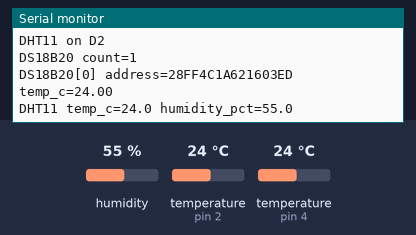
Recording of a sketch running on a simulated Arduino Uno, built with avr-gcc and run on an emulated ATmega328P. Shown: the last lines printed to the serial monitor. Inputs (shaded band) come from the test bench; at power-on: humidity 55 %, temperature (sensors on pin 4, pin 2) 24 °C.

Above: at 1.7 s.
1.8 s: humidity set to 22 %
At 5.2 s:
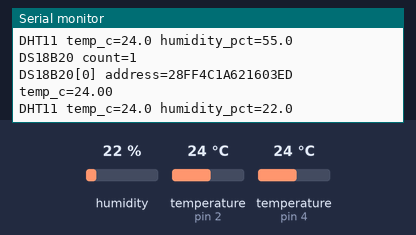
5.6 s: temperature (sensor on pin 4) set to 12 °C
At 7.4 s:
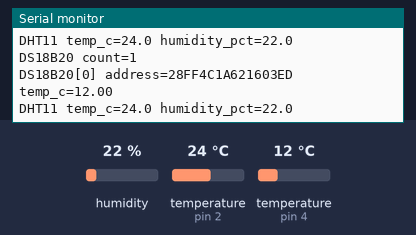
9.4 s: temperature (sensor on pin 2) set to 12 °C
At 10.8 s:
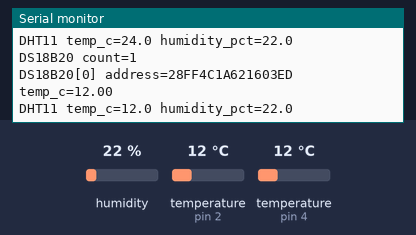
13.2 s: temperature (sensor on pin 4) set to 19 °C
At 16.5 s:
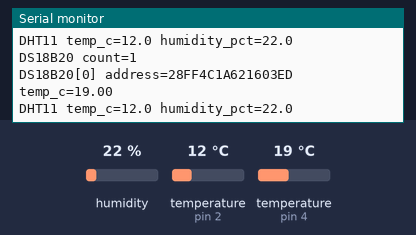
17.0 s: humidity set to 40 %
At 18.8 s:
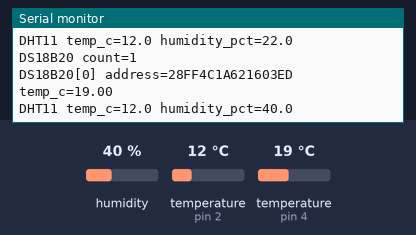
Timing chart, 0 to 20.3 s (numbered marks = the images above; inputs shaded):
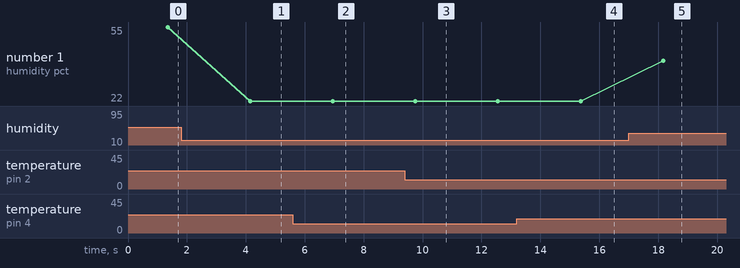

Measured:
- after the input at 1.8 s, the serial monitor: prints a new line after 2.4 s (image 1)
- after the input at 5.6 s, the serial monitor: prints a new line after 1.3 s (image 2)
- after the input at 9.4 s, the serial monitor: prints a new line after 0.36 s (image 3)
- after the input at 13.2 s, the serial monitor: prints a new line after 2.1 s (image 4)
- after the input at 17.0 s, the serial monitor: prints a new line after 1.2 s (image 5)
- plotted number 1: 55 → 22 after the input at 1.8 s, 22 → 40 after the input at 17.0 s

The sketch:

OilCoolSensors.ino
```cpp
#include <OneWire.h>
#include <DallasTemperature.h>
#include <DHT.h>

constexpr uint8_t DHT_PIN = 2;
constexpr uint8_t ONE_WIRE_PIN = 4;

OneWire oneWire(ONE_WIRE_PIN);
DallasTemperature ds18b20(&oneWire);
DHT dht(DHT_PIN, DHT11);

void printAddress(const DeviceAddress address) {
  for (uint8_t i = 0; i < 8; ++i) {
    if (address[i] < 0x10) {
      Serial.print('0');
    }
    Serial.print(address[i], HEX);
  }
}

void setup() {
  Serial.begin(9600);
  delay(500);
  ds18b20.begin();
  ds18b20.setResolution(12);
  dht.begin();

  Serial.println(F("Oil Cool Compute sensor node"));
  Serial.print(F("DS18B20 devices found on D4: "));
  Serial.println(ds18b20.getDeviceCount());
  Serial.println(F("DHT11 on D2"));
}

void loop() {
  ds18b20.requestTemperatures();

  const uint8_t deviceCount = ds18b20.getDeviceCount();
  Serial.print(F("DS18B20 count="));
  Serial.println(deviceCount);

  for (uint8_t i = 0; i < deviceCount; ++i) {
    DeviceAddress address;
    Serial.print(F("DS18B20["));
    Serial.print(i);
    Serial.print(F("] address="));
    if (!ds18b20.getAddress(address, i)) {
      Serial.println(F("UNKNOWN read=address_error"));
      continue;
    }

    printAddress(address);
    Serial.print(F(" temp_c="));
    const float temperatureC = ds18b20.getTempC(address);
    if (temperatureC == DEVICE_DISCONNECTED_C) {
      Serial.println(F("DISCONNECTED"));
    } else {
      Serial.println(temperatureC, 2);
    }
  }

  const float humidityPct = dht.readHumidity();
  const float dhtTemperatureC = dht.readTemperature();
  Serial.print(F("DHT11 temp_c="));
  if (!isnan(dhtTemperatureC) && !isnan(humidityPct)) {
    Serial.print(dhtTemperatureC, 1);
    Serial.print(F(" humidity_pct="));
    Serial.println(humidityPct, 1);
  } else {
    Serial.println(F("READ_ERROR"));
  }

  Serial.println();
  delay(2000);
}
```
